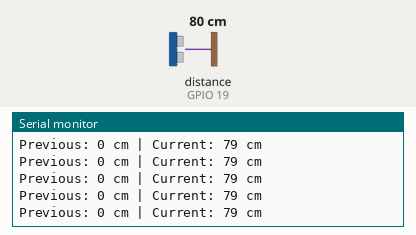
The sketch below on a simulated ESP32. On the bench: the last lines printed to the serial monitor. Wiring (inferred from the names in the program): ultrasonic range finder: trigger GPIO 18; echo GPIO 19. The test bench sets the inputs (shaded band); at power-on: distance to the obstacle (sensor on GPIO 19) 80 cm. The echo pulse lasts 58.3 µs per cm; WiFi joins after 1.5 s; servers stay silent unless stated.

Above: at 2.7 s.
2.8 s: distance to the obstacle (sensor on GPIO 19) set to 2 cm
At 3.9 s:
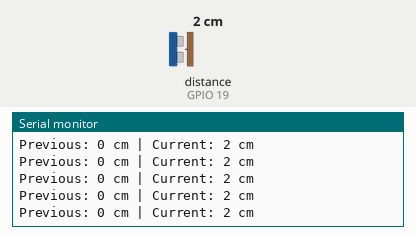
5.8 s: distance to the obstacle (sensor on GPIO 19) set to 18 cm
At 6.6 s:
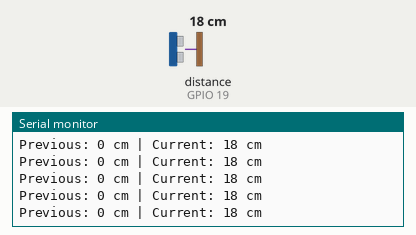
Timing chart, 0 to 8.8 s (numbered marks = the images above; inputs shaded):
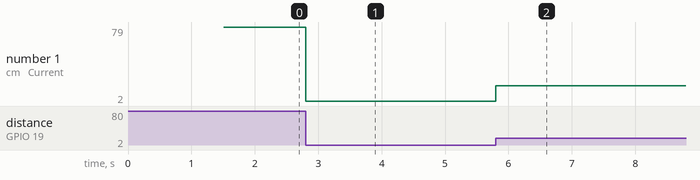

Measured:
- after the input at 2.8 s, the serial monitor: prints a new line at once (image 1)
- after the input at 5.8 s, the serial monitor: prints a new line at once (image 2)
- plotted number 1: 79 → 2 after the input at 2.8 s, 2 → 18 after the input at 5.8 s

The sketch:

NARA_Main.ino
```cpp
#include <WiFi.h>
#include <WebServer.h>

// --- KONFIGURASI WI-FI ---
const char* SSID = "RAMA";
const char* PASS = "12341234";

//--VARIABELS--

//Ultra sonic sensor---
const int trigPin = 18;
const int echoPin = 19;
long duration;
int olddata = 0;
int newdata = 0;
//---------------------

void setup() {
  Serial.begin(115200);
  Serial.println("\nMemulai NARA...");

  // 2. Koneksi Wi-Fi
  WiFi.mode(WIFI_STA);
  WiFi.begin(SSID, PASS);
  Serial.print("Menghubungkan ke Wi-Fi");

  while (WiFi.status() != WL_CONNECTED) {
    delay(500);
    Serial.print(".");
  }

  Serial.println("\n✅ Wi-Fi Terhubung!");
  Serial.print("📍 Akses NARA di: http://");
  Serial.println(WiFi.localIP());

//--Ultrasonic sensor---
  pinMode(trigPin, OUTPUT);
  pinMode(echoPin, INPUT);
//----------------------
}
void loop() {
  check_growht();

}

void check_growht(){
    newdata = olddata;

  // 2. Trigger the Ultrasonic Sensor
  digitalWrite(trigPin, LOW);
  delayMicroseconds(2);
  digitalWrite(trigPin, HIGH);
  delayMicroseconds(10);
  digitalWrite(trigPin, LOW);

  // 3. Calculate current distance and store it in newdata
  duration = pulseIn(echoPin, HIGH);
  newdata = duration * 0.0343 / 2;

  // 4. Print results
  Serial.print("Previous: ");
  Serial.print(olddata);
  Serial.print(" cm | Current: ");
  Serial.print(newdata);
  Serial.println(" cm");

  // 5. Logic: If current distance (newdata) is GREATER than previous (olddata)
  // Note: Only run this if olddata isn't 0 (to avoid "Grow" on the very first start)
  if (newdata > olddata && olddata != 0){
    int difference = newdata - olddata;
    Serial.print("--- Distance Grew by: ");
    Serial.print(difference);
    Serial.println(" cm ---");
  }

}
```
